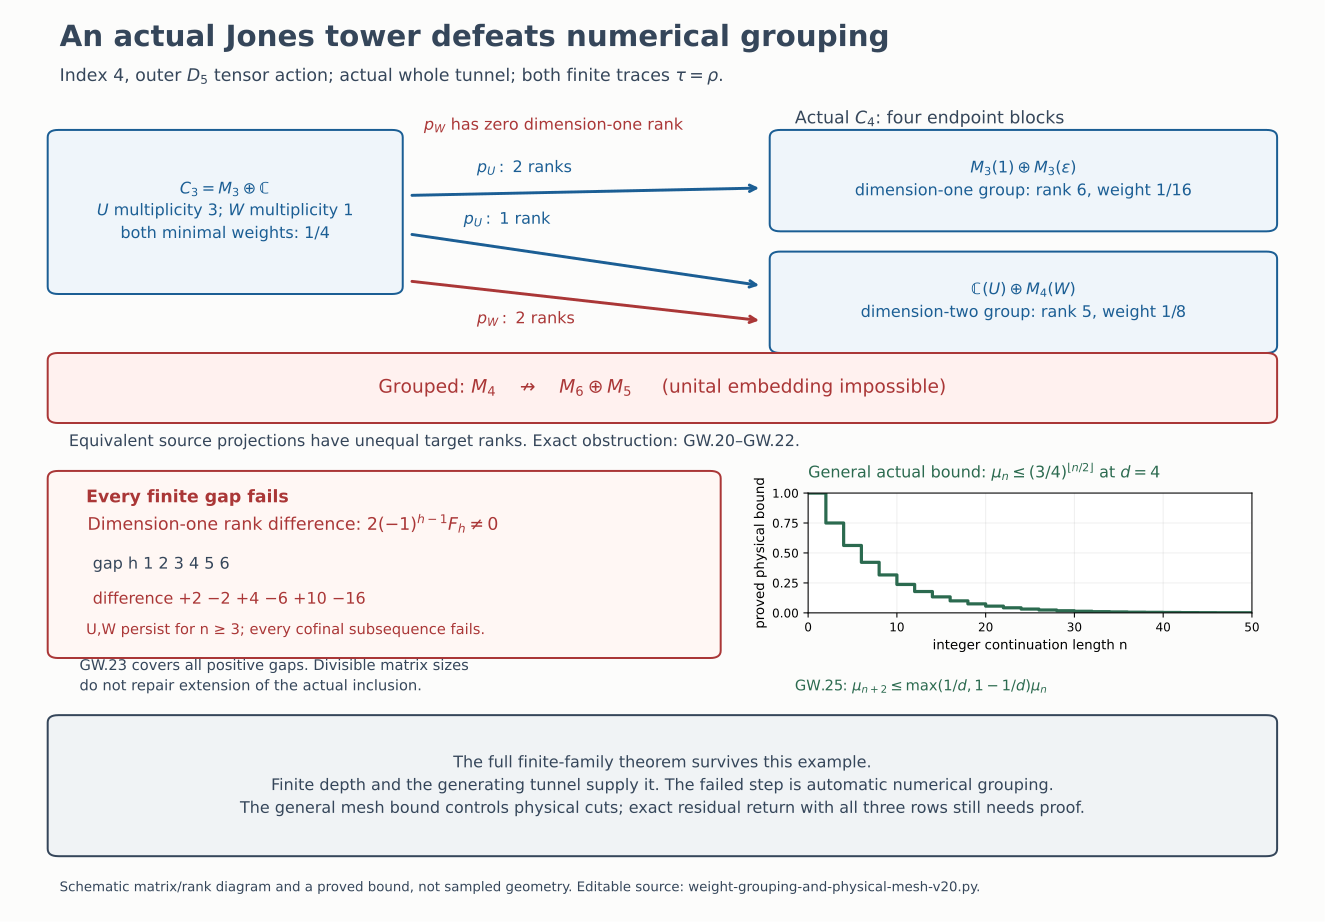

The Python source for this figure:
"""Exact finite Jones/cyclotomic/fusion checks and a reproducible algebraic figure."""
from fractions import Fraction as F
import datetime, hashlib, json, pathlib, random, re
import matplotlib
matplotlib.use("Agg")
import matplotlib.pyplot as plt
plt.rcParams["svg.hashsalt"]="weight-grouping-and-physical-mesh-v20"
from matplotlib.patches import FancyBboxPatch

own = pathlib.Path(__file__).resolve().parent
T = [[0,0,1,0],[0,0,1,0],[1,1,0,1],[0,0,1,1]]
dims = [1,1,2,2]

def mul(a,b):
    return [[sum(x*y for x,y in zip(row,col)) for col in zip(*b)] for row in a]

def vec(a,v):
    return [sum(x*y for x,y in zip(row,v)) for row in a]

def scale(a,t):
    return [[x*t for x in row] for row in a]

def kron(a,b):
    return [[x*y for x in rowa for y in rowb] for rowa in a for rowb in b]

def ident(n):
    return [[F(int(i==j)) for j in range(n)] for i in range(n)]

cup = [[F(0) for _ in range(4)] for _ in range(4)]
for i in [1,2]:
    for j in [1,2]:
        cup[i][j] = F(1,2)
assert mul(cup,cup)==cup
assert sum(cup[i][i] for i in range(4))/4==F(1,4)
left, right = kron(cup,ident(2)), kron(ident(2),cup)
assert mul(mul(left,right),left)==scale(left,F(1,4))
assert mul(mul(right,left),right)==scale(right,F(1,4))
for a in range(2):
    for b in range(2):
        matrix = [[F(int(i==a and j==b)) for j in range(2)] for i in range(2)]
        assert mul(mul(cup,kron(ident(2),matrix)),cup)==scale(cup,F(int(a==b),2))
partial = [[sum(cup[2*a+k][2*b+k] for k in range(2))/2 for b in range(2)] for a in range(2)]
assert partial==scale(ident(2),F(1,4))

# Exact characters in Z[z]/(1+z+z^2+z^3+z^4).
def canonical(a):
    return tuple(a[i]-a[4] for i in range(4))

def add(a,b):
    return tuple(x+y for x,y in zip(a,b))

def poly_mul(a,b):
    out=[0]*5
    for i,x in enumerate(a):
        for j,y in enumerate(b):
            out[(i+j)%5]+=x*y
    return canonical(out)

def char(r,k):
    out=[0]*5
    out[(r*k)%5]+=1
    out[(-r*k)%5]+=1
    return canonical(out)

one=(1,0,0,0)
character_cases=0
for k in range(5):
    u,w=char(1,k),char(2,k)
    assert poly_mul(u,u)==add(add(one,one),w)
    assert poly_mul(u,w)==add(u,w)
    character_cases+=2
for k in range(5):
    # Both two-dimensional reflection characters vanish; 1+epsilon=0.
    assert 0*0==1-1+0
    assert 0*0==0+0
    character_cases+=2

levels=[]
m=[1,0,0,0]
for n in range(31):
    weights=[F(d,2**n) for d in dims]
    assert sum(h*w for h,w in zip(m,weights))==1
    maximum=max(w for h,w in zip(m,weights) if h)
    assert maximum<=F(3,4)**(n//2)
    later=[F(d,2**(n+1)) for d in dims]
    assert all(sum(T[i][j]*later[i] for i in range(4))==weights[j] for j in range(4))
    levels.append(m)
    m=vec(T,m)
assert levels[3]==[0,0,3,1]
assert levels[4]==[3,3,1,4]
assert levels[5]==[1,1,10,5]
assert levels[9]==[36,36,127,93]
assert all(m[2]>0 and m[3]>0 for m in levels[3:])

v=[0,0,1,-1]
fib=[0,1]
for h in range(2,62):
    fib.append(fib[-1]+fib[-2])
gap_results=[]
for h in range(1,61):
    v=vec(T,v)
    expected=[(-1)**(h-1)*fib[h],(-1)**(h-1)*fib[h],(-1)**h*fib[h+1],(-1)**(h-1)*fib[h-1]]
    assert v==expected
    group_difference=v[0]+v[1]
    assert group_difference==2*(-1)**(h-1)*fib[h] and group_difference!=0
    assert group_difference+2*(v[2]+v[3])==0
    gap_results.append({"gap":h,"dimension_one_rank_difference":group_difference})

generator=random.Random(190810)
mesh_cases=0
for m in range(7):
    for gap in range(9):
        n=m+gap
        for case in range(7):
            old=[generator.randrange(cap+1) for cap in levels[m]]
            actual=old
            for step in range(gap):
                actual=vec(T,actual)
            weights=[F(d,2**n) for d in dims]
            total=sum(h*w for h,w in zip(actual,weights))
            target=total*F(generator.randrange(101),100)
            taken=[0]*4
            remaining=target
            for i,(cap,w) in enumerate(zip(actual,weights)):
                h=min(cap,remaining//w)
                taken[i]=h
                remaining-=h*w
                if h<cap:
                    break
            got=sum(h*w for h,w in zip(taken,weights))
            assert F(0)<=target-got<max(w for cap,w in zip(levels[n],weights) if cap) or target==total==got
            assert all(0<=a<=b for a,b in zip(taken,actual))
            mesh_cases+=1

plt.rcParams.update({"font.family":"DejaVu Sans","font.size":12,"svg.fonttype":"none"})
fig=plt.figure(figsize=(13.8,9.6))
ax=fig.add_axes([0,0,1,1])
ax.set_xlim(0,1);ax.set_ylim(0,1);ax.axis("off")
blue="#1b5e94";red="#aa3737";green="#2b6a4f";grey="#35465a"
fig.patch.set_facecolor("#fcfcfb")
ax.text(.045,.95,"An actual Jones tower defeats numerical grouping",fontsize=22,fontweight="bold",color=grey)
ax.text(.045,.912,r"Index 4, outer $D_5$ tensor action; actual whole tunnel; both finite traces $\tau=\rho$.",fontsize=13,color=grey)

def box(x,y,w,h,label,color=blue,fill="#eff5fa",size=13):
    patch=FancyBboxPatch((x,y),w,h,boxstyle="round,pad=0.009,rounding_size=0.008",linewidth=1.5,edgecolor=color,facecolor=fill)
    ax.add_patch(patch)
    ax.text(x+w/2,y+h/2,label,ha="center",va="center",fontsize=size,color=color,linespacing=1.6)

box(.045,.69,.25,.16,r"$C_3=M_3\oplus\mathbb{C}$"+"\n"+r"$U$ multiplicity 3; $W$ multiplicity 1"+"\n"+r"both minimal weights: $1/4$",size=12)
box(.59,.758,.365,.092,r"$M_3(1)\oplus M_3(\epsilon)$"+"\n"+r"dimension-one group: rank 6, weight $1/16$",size=12)
box(.59,.626,.365,.092,r"$\mathbb{C}(U)\oplus M_4(W)$"+"\n"+r"dimension-two group: rank 5, weight $1/8$",size=12)
ax.text(.6,.866,r"Actual $C_4$: four endpoint blocks",fontsize=13,color=grey)
ax.annotate("",xy=(.575,.796),xytext=(.309,.788),arrowprops={"arrowstyle":"->","color":blue,"lw":2.2})
ax.text(.36,.812,r"$p_U:\ 2$ ranks",fontsize=12,color=blue)
ax.annotate("",xy=(.575,.69),xytext=(.309,.746),arrowprops={"arrowstyle":"->","color":blue,"lw":2.2})
ax.text(.35,.756,r"$p_U:\ 1$ rank",fontsize=12,color=blue)
ax.annotate("",xy=(.575,.652),xytext=(.309,.695),arrowprops={"arrowstyle":"->","color":red,"lw":2.2})
ax.text(.36,.648,r"$p_W:\ 2$ ranks",fontsize=12,color=red)
ax.text(.32,.858,r"$p_W$ has zero dimension-one rank",fontsize=12,color=red)
box(.045,.55,.91,.058,r"Grouped: $M_4$    ↛    $M_6\oplus M_5$"+"     (unital embedding impossible)",color=red,fill="#fff1ef",size=14)
ax.text(.052,.516,"Equivalent source projections have unequal target ranks.  Exact obstruction: GW.20–GW.22.",fontsize=12,color=grey)

box(.045,.295,.49,.185,"",color=red,fill="#fff7f4",size=13)
ax.text(.065,.455,"Every finite gap fails",fontsize=13,fontweight="bold",color=red)
ax.text(.066,.425,r"Dimension-one rank difference: $2(-1)^{h-1}F_h\neq0$",fontsize=13,color=red)
ax.text(.07,.383,"gap h       1        2        3        4        5        6",fontsize=12,color=grey)
ax.text(.07,.345,"difference  +2      −2       +4       −6      +10      −16",fontsize=12,color=red)
ax.text(.065,.312,"U,W persist for n ≥ 3; every cofinal subsequence fails.",fontsize=11,color=red)
ax.text(.06,.273,"GW.23 covers all positive gaps. Divisible matrix sizes",fontsize=11,color=grey)
ax.text(.06,.251,"do not repair extension of the actual inclusion.",fontsize=11,color=grey)

mesh=fig.add_axes([.61,.335,.335,.13])
xs=list(range(51))
ys=[float(F(3,4)**(n//2)) for n in xs]
mesh.step(xs,ys,where="post",color=green,lw=2.4)
mesh.set_xlabel("integer continuation length n",fontsize=10)
mesh.set_ylabel("proved physical bound",fontsize=10)
mesh.set_xlim(0,50);mesh.set_ylim(0,1)
mesh.grid(alpha=.18);mesh.tick_params(labelsize=9)
ax.text(.61,.482,r"General actual bound: $\mu_n\leq(3/4)^{\lfloor n/2\rfloor}$ at $d=4$",fontsize=12,color=green)
ax.text(.6,.25,r"GW.25: $\mu_{n+2}\leq\max(1/d,1-1/d)\mu_n$",fontsize=11,color=green)

box(.045,.08,.91,.135,
    "The full finite-family theorem survives this example."+"\n"+
    "Finite depth and the generating tunnel supply it. The failed step is automatic numerical grouping."+"\n"+
    "The general mesh bound controls physical cuts; exact residual return with all three rows still needs proof.",
    color=grey,fill="#f0f3f5",size=12)
ax.text(.045,.033,"Schematic matrix/rank diagram and a proved bound, not sampled geometry.  Editable source: weight-grouping-and-physical-mesh-v20.py.",fontsize=10,color=grey)
fig.savefig(own/"weight-grouping-and-physical-mesh-v20.svg",facecolor=fig.get_facecolor(),metadata={"Date":None})
fig.savefig(own/"weight-grouping-and-physical-mesh-v20.png",dpi=160,facecolor=fig.get_facecolor())
plt.close(fig)

result={
    "checked_utc":datetime.datetime.now(datetime.timezone.utc).isoformat(),
    "exact_cup_and_TL_relations":True,
    "exact_cyclotomic_character_cases":character_cases,
    "actual_multiplicity_and_both_trace_levels":len(levels),
    "all_gap_Fibonacci_cases":len(gap_results),
    "actual_subprojection_mesh_cases":mesh_cases,
    "all_gap_differences":gap_results,
            "scope":"Checks reproduce finite algebraic identities of the explicit actual Jones construction and the proved general physical mesh estimate. They do not infer the full arbitrary-inclusion family theorem.",
}
(own/"weight-grouping-and-physical-mesh-checks.json").write_text(json.dumps(result,indent=2),encoding="utf-8")
print(json.dumps({k:v for k,v in result.items() if k!="all_gap_differences"}))

# Normalize serializer whitespace while retaining every SVG coordinate and label.
svg_path=own / "weight-grouping-and-physical-mesh-v20.svg"
svg_path.write_text("\n".join(line.rstrip() for line in svg_path.read_text(encoding="utf-8").splitlines()).rstrip()+"\n",encoding="utf-8")
